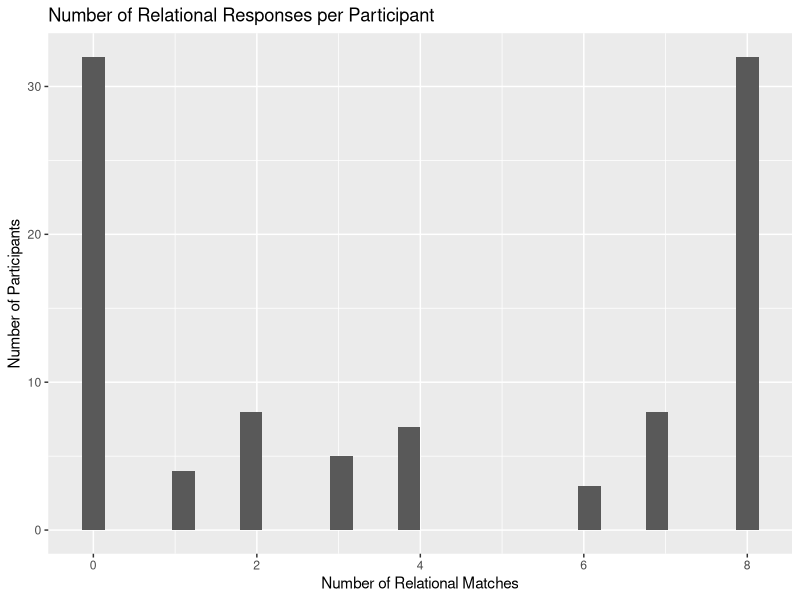

This figure's R source:
## ---- chunk 1
library(tidyverse)
## ---- chunk 2
? tidyverse
## ---- chunk 3
relational_task<-read_csv("tidy_data/MFIndD_analogy.csv")
print(relational_task)
## ---- chunk 4
glimpse(relational_task)
## ---- chunk 5
relational_task%>%
  distinct(qualtrics_id)%>%
  count()
## ---- chunk 6
relational_task%>%
  group_by(qualtrics_id)%>%
  summarize(num_trials = n())%>%
  distinct(num_trials)
## ---- chunk 7
library(ggplot2)
## ---- chunk 8
relational_response_type<-
relational_task%>%
  group_by(qualtrics_id)%>%
  summarize(num_relational_matches = sum(response_type=="Rel"))%>%
  ungroup()
  
## ---- chunk 9
relational_response_type %>%
  ggplot(aes(x=num_relational_matches)) +
  geom_histogram()+
  labs(title = "Number of Relational Responses per Participant", y = "Number of Participants", x = "Number of Relational Matches")
## ---- chunk 10
reshaped_relational_task<-
  relational_task%>%
  select(qualtrics_id, trial_number, response_type) %>% 
  arrange(trial_number)%>%
  pivot_wider(names_from = trial_number, values_from = response_type)
  reshaped_relational_task
  
## ---- chunk 11
library(ggplot2)
library(dplyr)
## ---- chunk 12
rational_task<-read_csv("tidy_data/MFIndD_REI.csv")
head(rational_task)
typeof(rational_task$scored_response)

## ---- chunk 13
rational_task <- rational_task %>%
  mutate(response_numeric = case_when(
    response == "Strongly Disagree" ~ 1,
    response == "Disagree" ~ 2,
    response == "Neutral" ~ 3,
    response == "Agree" ~ 4,
    response == "Strongly Agree" ~ 5,
    response == "1" ~ 1,
    response == "2" ~ 2,
    response == "3" ~ 3,
    response == "4" ~ 4,
    response == "5" ~ 5,
    TRUE ~ NA_real_  # NA for any unexpected values
  ))
rational_task

## ---- chunk 14
rational_task<-rational_task%>%
  mutate(new_scored_response = ifelse(!is.na(rev_scoring),
                                      6-response_numeric,
                                      response_numeric))
rational_task
## ---- chunk 15
differences<-rational_task%>%
  filter(scored_response!=new_scored_response)
differences
